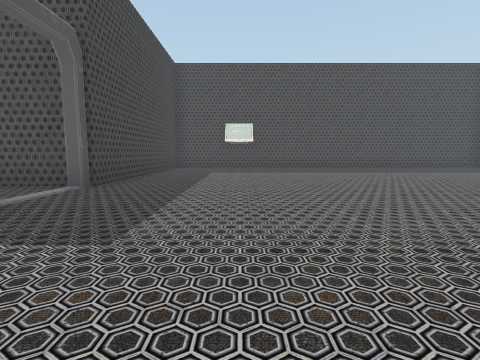
View 1 (above)

14 first-person views from a walk through a scene from a Unity 3-D project. The camera is 0.58 m above the floor, tilts 6° down and sees 85° across. Doors are open. The floor is counted in squares, 1 m on a side. Each view is taken from the middle of a square. On the plan, view 1 faces up. The plan holds only what a view shows up to about 9 squares ahead; the rest is blank. The place goes on beyond the plan. The player character is not drawn.

View 2
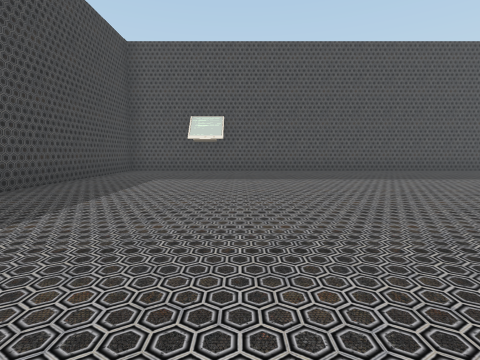

View 3
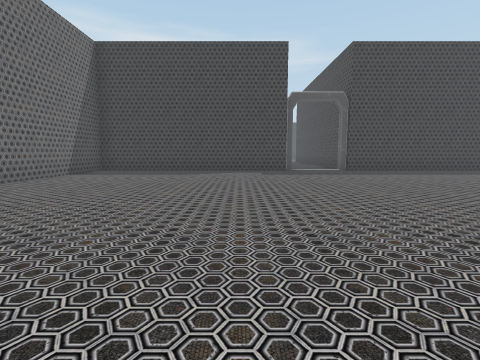

View 4
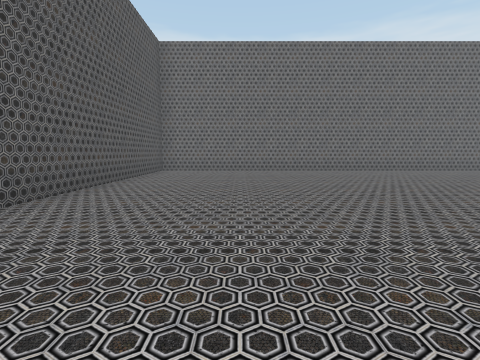

View 5
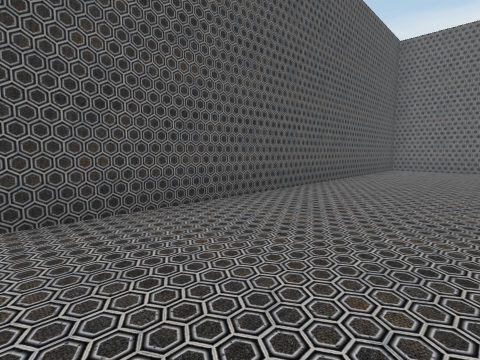

View 6
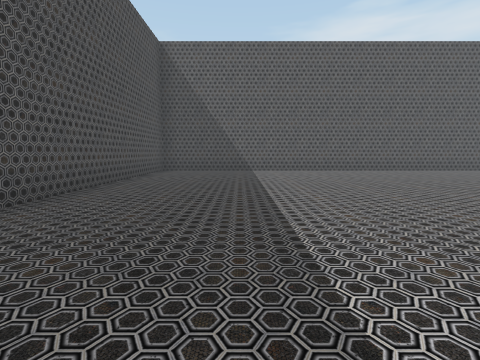

View 7
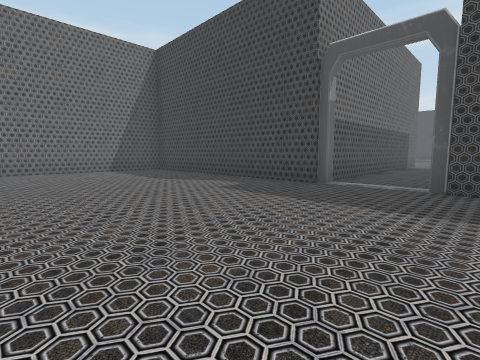

View 8
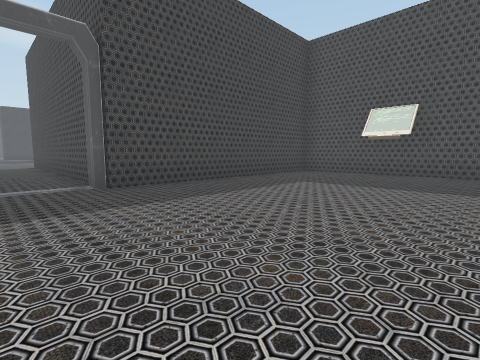

View 9
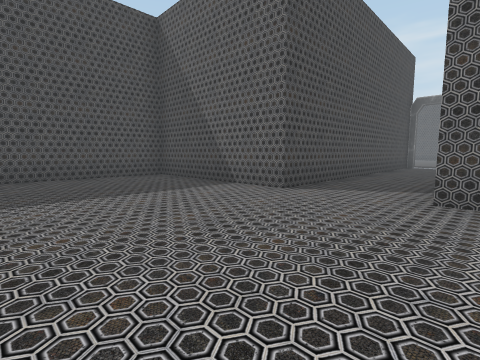

View 10
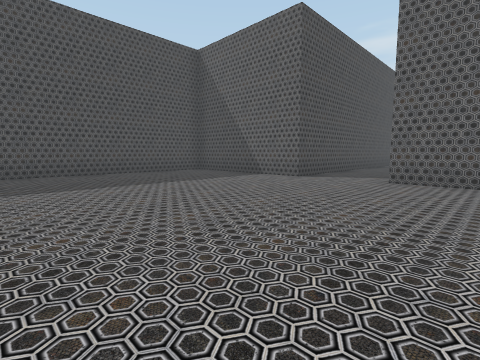

View 11
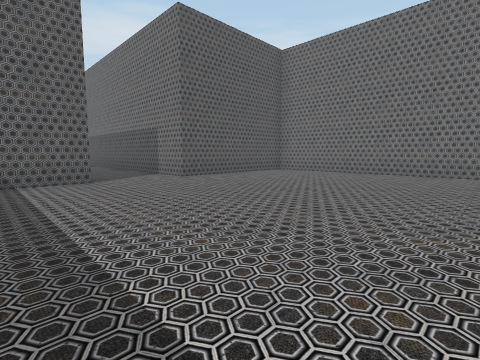

View 12
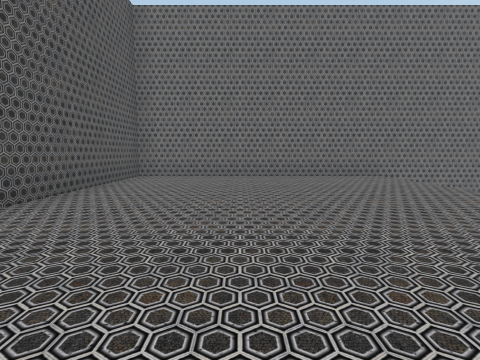

View 13
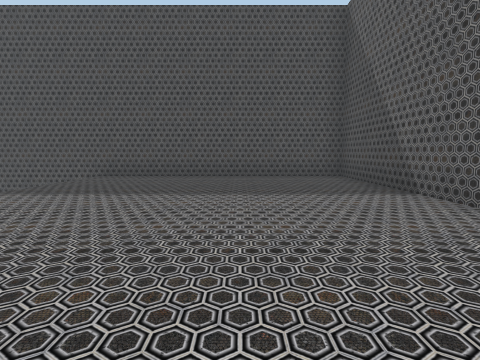

View 14
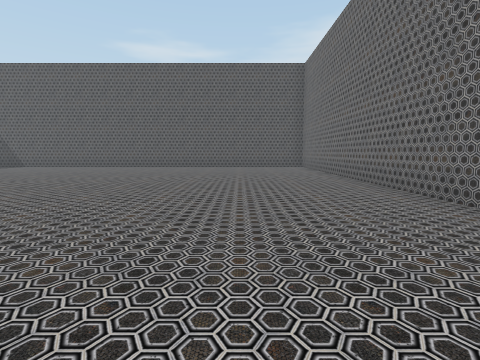

### Floor plan
Points are (right, up) in squares from view 1. A wall is a line through its corners. A room is listed if a view was taken in it or the views show most of it. See-through windows are left out.
Room 1 (views 1, 2, 3, 4, 5, 6, 7, 8, 14)
walls: (-2.5, 2.8) (-2.5, -3.5) (9.5, -3.5) (9.5, 10.5) (-2.5, 10.5) (-2.5, 4.2)
ways out: opening at (-3, 4) to room 2; open door at (-3, 3) to room 2; open door at (-3, -3)
Room 2 (views 9, 10, 11, 12, 13)
walls: (-16.5, -1.5) (-10.5, -1.5) (-10.5, 2.5) (-3.2, 2.5); (-2.9, 4.5) (-10.5, 4.5) (-10.5, 8.5) (-19, 8.5)
ways out: opening at (-3, 4) to room 1; open door at (-3, 3) to room 1

Where each view was taken, in squares from view 1:
view 1: 0 up, 0 right, facing up
view 2: 2 up, 1 right, facing up
view 3: 1 up, 6 right, facing left
view 4: 5 up, 7 right, facing down
view 5: 6 up, 7 right, facing down-right
view 6: 8 up, 1 right, facing right
view 7: 5 up, 2 right, facing down-left
view 8: 3 up, 2 right, facing up-left
view 9: 2 up, 14 left, facing up-right
view 10: 1 up, 16 left, facing up-right
view 11: 6 up, 16 left, facing down-right
view 12: 5 up, 13 left, facing down
view 13: 2 up, 13 left, facing up
view 14: 1 down, 1 left, facing right
